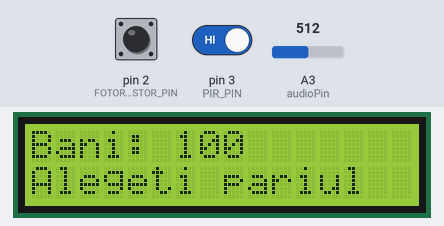
Simulated run of this sketch. Board: Arduino Uno, built with avr-gcc and run on an emulated ATmega328P. On the bench: 16×2 character LCD. The test bench sets the inputs (shaded band); at power-on: A3 (audioPin) = 512, pin 2 (FOTOREZISTOR_PIN) HIGH, pin 3 (PIR_PIN) HIGH. Random numbers use the default seed unless the sketch sets one.

Above: at 6.3 s.
6.4 s: A3 (audioPin) set to 900
At 8.9 s:
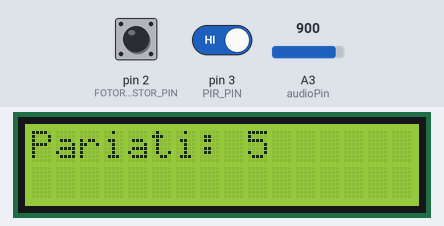
At 10.4 s:
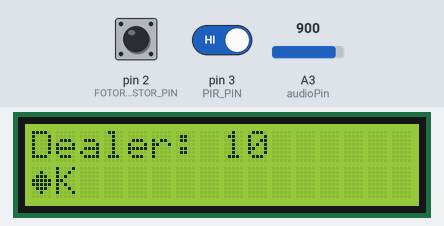
Timing chart, 0 to 11.9 s (numbered marks = the images above; inputs shaded):
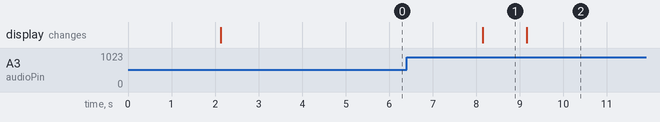

The sketch:

Blackjack.ino
```cpp
#include <time.h>
#include <Wire.h>
#include <LiquidCrystal_I2C.h>

#define LCD_ADDR 0x27
#define LCD_COLS 16
#define LCD_ROWS 2
#define FOTOREZISTOR_PIN 2
#define PIR_PIN 3

LiquidCrystal_I2C lcd(LCD_ADDR, LCD_COLS, LCD_ROWS);

// Simboluri pentru cărți de joc
byte heart[8] = {
  B00000,
  B01010,
  B11111,
  B11111,
  B11111,
  B01110,
  B00100,
  B00000,
};
byte diamond[8] = {
  B00000,
  B00100,
  B01110,
  B11111,
  B11111,
  B01110,
  B00100,
  B00000,
};
byte spades[8] = {
  B00000,
  B00100,
  B01110,
  B11111,
  B11111,
  B00100,
  B01110,
  B00000,
};
byte club[8] = {
  B00000,
  B01110,
  B01110,
  B11111,
  B11111,
  B00100,
  B01110,
  B00000,
};

unsigned long lastScreenChangeTime = 0;
const long screenChangeInterval = 5000;
bool currentScreenPlayer = true;
const int audioPin = A3;

int playerScore = 0;
int dealerScore = 0;
int playerMoney = 100;
int betAmount = 0;

// Structură pentru a stoca o carte (valoare și simbol)
struct Card {
  int value;
  int symbol;
};

// Pachet de cărți
Card deck[52];
int cardsLeft = 52;

// Vectori pentru a stoca cărțile jucătorului și a dealerului
Card playerCards[10];
Card dealerCards[10];
int playerCardCount = 0;
int dealerCardCount = 0;

bool trebuieSaDamHit = false;
bool trebuieSaDamStand = false;

void setup() {
  lcd.init();
  lcd.backlight();
  lcd.clear();
  pinMode(FOTOREZISTOR_PIN, INPUT_PULLUP);
  attachInterrupt(digitalPinToInterrupt(FOTOREZISTOR_PIN), handleInterrupt, CHANGE);

  pinMode(PIR_PIN, INPUT);
  attachInterrupt(digitalPinToInterrupt(PIR_PIN), handleStandInterrupt, RISING);

  lcd.createChar(0, heart);
  lcd.createChar(1, spades);
  lcd.createChar(2, diamond);
  lcd.createChar(3, club);

  lcd.setCursor(3, 0);
  lcd.print("Blackjack!");
  delay(2000);
  lcd.clear();

  srand(time(NULL));
  randomSeed(analogRead(0));
  resetDeck();
}

void loop() {
  if (betAmount == 0) {
    placeBetWithAudio();
  }
  randomSeed(millis());  // Folosesc millis() pentru a genera un număr unic în fiecare rundă
  resetDeck();
  if (playerScore == 0) {
    playerScore = dealCard(playerCards, &playerCardCount, playerScore);
    dealerScore = dealCard(dealerCards, &dealerCardCount, dealerScore);
    playerScore = dealCard(playerCards, &playerCardCount, playerScore);
  }
  // Alternează ecranele
  unsigned long currentTime = millis();
  if (currentTime - lastScreenChangeTime >= screenChangeInterval) {
    lastScreenChangeTime = currentTime;
    currentScreenPlayer = !currentScreenPlayer;

    if (currentScreenPlayer) {
      displayPlayerScreen(playerScore, playerCards, playerCardCount);
    } else {
      displayDealerScreen(dealerScore, dealerCards, dealerCardCount);
    }
  }

  if (currentScreenPlayer) {

    if (trebuieSaDamHit) {
      playerScore = dealCard(playerCards, &playerCardCount, playerScore);
      playerScore = adjustAceValue(playerScore, playerCards, playerCardCount);
      displayPlayerScreen(playerScore, playerCards, playerCardCount);
      currentScreenPlayer = false;
      trebuieSaDamHit = false;
    }
    if (trebuieSaDamStand) {
      trebuieSaDamStand = false;
      playDealerTurn();
    }
    /*} else if ((input == 'D' || input == 'd') && playerCardCount == 2 && playerMoney >= betAmount) {
        // Dublare: dublează pariul și primește o singură carte
        playerMoney -= betAmount;
        betAmount *= 2;
        playerScore = dealCard(playerCards, &playerCardCount, playerScore);
        playerScore = adjustAceValue(playerScore, playerCards, playerCardCount);
        displayPlayerScreen(playerScore, playerCards, playerCardCount);
        currentScreenPlayer = false;
        playDealerTurn();
        //functional dar n-am mai avut idei cand sa se declanseze
      }*/

    if (playerScore > 21) {
      displayResult("Ai pierdut!", playerCards, playerCardCount, dealerCards, dealerCardCount);
      resetGame();
    }
  }
}

// Funcția de intrerupere pentru hit
void handleInterrupt() {
  int fotorezistorValue = digitalRead(FOTOREZISTOR_PIN);
  if (fotorezistorValue == LOW) {
    trebuieSaDamHit = true;
  } else {
    trebuieSaDamHit = false;
  }
}
void handleStandInterrupt() {
  trebuieSaDamStand = true;  // Setează la true când se detectează mișcare
  delay(1000);
}


void placeBetWithAudio() {
  lcd.clear();
  lcd.print("Bani: " + String(playerMoney));
  lcd.setCursor(0, 1);
  lcd.print("Alegeti pariul");

  delay(1000);

  unsigned long startTime = millis();
  int maxAudioValue = 0;

  while (millis() - startTime < 5000) {
    int audioValue = analogRead(audioPin);
    if (audioValue > maxAudioValue) {
      maxAudioValue = audioValue;
    }
  }

  // Determin pariul în funcție de valoarea maximă
  if (maxAudioValue < 600) {
    betAmount = 1;
  } else if (maxAudioValue < 700) {
    betAmount = 2;
  } else if (maxAudioValue < 800) {
    betAmount = 3;
  } else if (maxAudioValue < 900) {
    betAmount = 4;
  } else {
    betAmount = 5;
  }

  if (betAmount > playerMoney) {
    betAmount = playerMoney;
  }

  playerMoney -= betAmount;
  lcd.clear();
  lcd.print("Pariati: " + String(betAmount));
  delay(1000);
}


void resetDeck() {
  cardsLeft = 52;
  int cardIndex = 0;
  for (int suit = 0; suit < 4; suit++) {
    for (int value = 1; value <= 13; value++) {
      deck[cardIndex].value = value;
      deck[cardIndex].symbol = suit;
      cardIndex++;
    }
  }
}

int dealCard(Card *cards, int *cardCount, int score) {
  if (cardsLeft == 0) {
    resetDeck();
  }

  int randomIndex = random(cardsLeft);
  Card drawnCard = deck[randomIndex];
  deck[randomIndex] = deck[cardsLeft - 1];
  cardsLeft--;

  cards[*cardCount] = drawnCard;
  (*cardCount)++;

  int cardValue = drawnCard.value;
  if (cardValue == 1) {
    cardValue = (score <= 10) ? 11 : 1;
  } else if (cardValue >= 11 && cardValue <= 13) {
    cardValue = 10;
  }

  return score + cardValue;
}

int adjustAceValue(int score, Card *cards, int cardCount) {
  if (score > 21) {
    for (int i = 0; i < cardCount; i++) {
      if (cards[i].value == 11) {
        cards[i].value = 1;
        score -= 10;
        break;
      }
    }
  }
  return score;
}

void playDealerTurn() {
  while (dealerScore < 17) {
    dealerScore = dealCard(dealerCards, &dealerCardCount, dealerScore);
    dealerScore = adjustAceValue(dealerScore, dealerCards, dealerCardCount);
    displayDealerScreen(dealerScore, dealerCards, dealerCardCount);
    delay(1000);
  }

  determineWinner();
}

void determineWinner() {
  if (playerScore > 21) {
    displayResult("Ai pierdut!", playerCards, playerCardCount, dealerCards, dealerCardCount);
    delay(2000);
  } else if (dealerScore > 21 || (playerScore <= 21 && playerScore > dealerScore)) {
    playerMoney += betAmount * 2;
    displayResult("Ai castigat!", playerCards, playerCardCount, dealerCards, dealerCardCount);
    delay(2000);
  } else if (dealerScore == playerScore && playerScore <= 21) {
    playerMoney += betAmount;
    displayResult("Egalitate!", playerCards, playerCardCount, dealerCards, dealerCardCount);
    delay(2000);
  } else {
    displayResult("Ai pierdut!", playerCards, playerCardCount, dealerCards, dealerCardCount);
    delay(2000);
  }
  delay(3000);
  resetGame();
}

void displayPlayerScreen(int playerScore, Card *cards, int cardCount) {
  lcd.clear();
  lcd.setCursor(0, 0);
  lcd.print("Tu: " + String(playerScore));
  lcd.setCursor(0, 1);
  displayCards(cards, cardCount);
}

void displayDealerScreen(int dealerScore, Card *cards, int cardCount) {
  lcd.clear();
  lcd.setCursor(0, 0);
  lcd.print("Dealer: " + String(dealerScore));
  lcd.setCursor(0, 1);
  displayCards(cards, cardCount);
}

void displayResult(String message, Card *playerCards, int playerCardCount, Card *dealerCards, int dealerCardCount) {
  lcd.clear();
  lcd.setCursor(0, 0);
  lcd.print("Tu: " + String(playerScore) + " Dl: " + String(dealerScore));
  lcd.setCursor(0, 1);
  displayCards(playerCards, playerCardCount);
  lcd.setCursor(0, 2);
  displayCards(dealerCards, dealerCardCount);
  lcd.setCursor(0, 3);
  lcd.print(message);
  delay(2000);
}

void displayCards(Card *cards, int cardCount) {
  int lcdCol = 0;

  for (int i = 0; i < cardCount && lcdCol < LCD_COLS - 2; i++) {
    lcd.write((uint8_t)cards[i].symbol);
    lcdCol++;

    if (cards[i].value >= 2 && cards[i].value <= 10) {
      lcd.print(cards[i].value);
      lcdCol += String(cards[i].value).length();
    } else if (cards[i].value == 1) {
      lcd.print("A");
      lcdCol++;
    } else if (cards[i].value == 11) {
      lcd.print("J");
      lcdCol++;
    } else if (cards[i].value == 12) {
      lcd.print("Q");
      lcdCol++;
    } else if (cards[i].value == 13) {
      lcd.print("K");
      lcdCol++;
    }

    lcd.print(" ");
    lcdCol++;
  }
}

void resetGame() {
  playerScore = 0;
  dealerScore = 0;
  playerCardCount = 0;
  dealerCardCount = 0;
  betAmount = 0;
  trebuieSaDamStand = false;
}

// const int senzorMiscarePin = 3; // Portul digital la care este conectat senzorul de miscare

// void setup() {
//   Serial.begin(9600); // Initializeaza comunicarea seriala
//   pinMode(senzorMiscarePin, INPUT); // Seteaza pinul ca intrare
// }

// void loop() {
//   int valoareaCitita = digitalRead(senzorMiscarePin); // Citeste valoarea digitala a senzorului de miscare
//   if (valoareaCitita == HIGH) { // Daca senzorul detecteaza miscare
//     Serial.println("Miscare detectata!"); // Afiseaza mesajul pe monitorul serial
//   }
//   else Serial.println("Pauza");
//   delay(1000); // Pauza de 100 milisecunde
// }
```

Measured:
- what the display in image 1 shows lasts 1.1 s, from 8.1 s to 9.2 s
